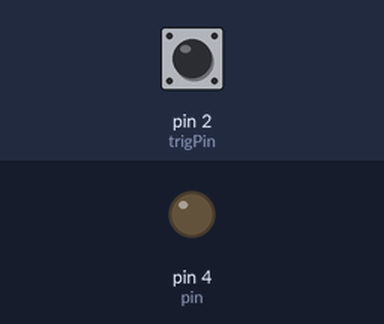
The sketch below on a simulated Arduino Uno, built with avr-gcc and run on an emulated ATmega328P. On the bench: output pins drawn as LEDs (lit = HIGH). Inputs (shaded band) come from the test bench; at power-on: pin 2 (trigPin) HIGH.

Above: at 1.2 s.
1.3 s: pin 2 (trigPin) pulled LOW for 0.15 s
At 2.6 s:
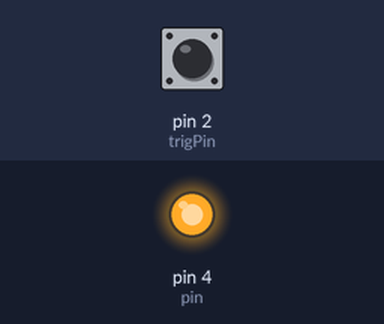
2.9 s: pin 2 (trigPin) pulled LOW for 3.2 s
At 6.7 s:
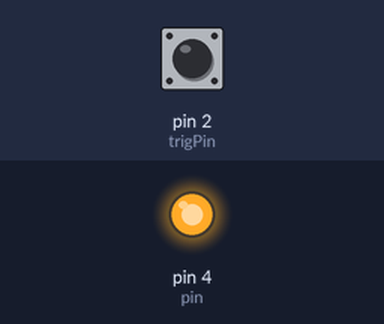
Timing chart, 0 to 8.2 s (numbered marks = the images above; inputs shaded):
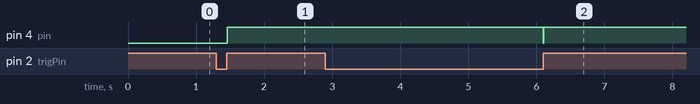

The sketch:

mega2560_pwm_v1.0.ino
```cpp
#include <SoftwareSerial.h>
#define DEBUG true
#include <TimerOne.h>

const byte pin = 4;             // TRIAC訊號輸出接腳
const byte trigPin = 2;      // TRIAC使用   只能用pin2或3
volatile boolean zeroCross = false;   //目前trig狀態 // 儲存零交越狀態的變數
volatile float dim = 64;
volatile int i = 0;
volatile float dim_tmp = 0;
int val;

void setup() {
  pinMode(pin, OUTPUT);
  pinMode(trigPin, INPUT_PULLUP);
  attachInterrupt(digitalPinToInterrupt(trigPin), zeroCrossISR, RISING);
  //attachInterrupt(0 , zeroCrossISR , RISING); //注意, 0代表的是中斷編號,不是腳位哦！D2腳位的中斷編號為0, 所以此處需放0

  Timer1.initialize(65);    // 設定讓定時器每隔65微秒，自動執行dim_check函數。
  Timer1.attachInterrupt(dim_check);

  Serial.begin(115200);
  }

void zeroCrossISR() {
  zeroCross = true;
  i=0;
  digitalWrite(pin, LOW);  // 關閉燈泡TRIAC
  dim = dim_tmp;
}

void dim_check() {
  if (zeroCross) {                         // 若已經過零交越點....
    if (i > 127-dim) {                       // 判斷是否過了延遲觸發時間...
      digitalWrite(pin, HIGH);              // 開啟TRIAC
      i = 0;                             // 重設「計數器」
      zeroCross = false;                   //到下個零交越
    }else {
      i++;   // 增加「計數器」
    }
  }
}

void loop() {
  if (Serial.available()) { // check if esp8266 is sending message
    if (Serial.find("pwm=")) {
      val=Serial.parseInt();
      Serial.println("pwm is " + val);
    }

    dim_tmp = val;
    dim_tmp = (dim_tmp/100)*128-1;
   }
 }
```

Measured:
- after the input at 1.3 s, pin 4 (pin): LOW → HIGH after 0.16 s
- after the input at 2.9 s, pin 4 (pin): HIGH → LOW after 3.2 s, → HIGH 0.01 s later
